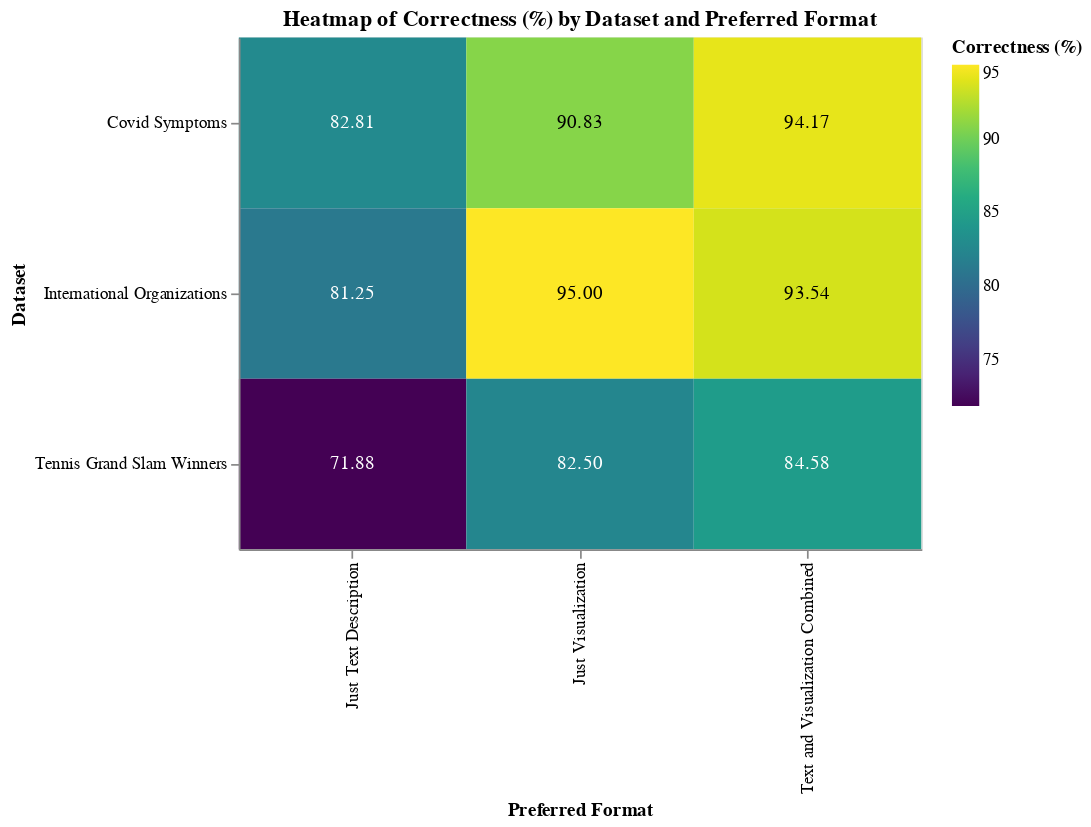

Notebook code cell kept with this figure:
### Code cell
# Group by dataset and preferred format, and calculate the mean correctness
heatmap_correctness_format = merged_df.groupby(['dataset', 'preferred_format'])['correctness'].mean().reset_index()

# Create the heatmap for correctness
heatmap_correctness_format_chart = alt.Chart(heatmap_correctness_format).mark_rect().encode(
    x=alt.X('preferred_format:O', title='Preferred Format'),
    y=alt.Y('dataset:O', title='Dataset'),
    color=alt.Color('correctness:Q', scale=alt.Scale(scheme='viridis'), title='Correctness (%)'),
    tooltip=['preferred_format', 'dataset', 'correctness']
).properties(
    width=400,
    height=300,
    title='Heatmap of Correctness (%) by Dataset and Preferred Format'
)

# Add the text labels showing correctness percentage
text_labels_format = alt.Chart(heatmap_correctness_format).mark_text(baseline='middle').encode(
    x=alt.X('preferred_format:O', title='Preferred Format'),
    y=alt.Y('dataset:O', title='Dataset'),
    text=alt.Text('correctness:Q', format=".2f"),  # Format to show 2 decimal places
    color=alt.condition(
        alt.datum.correctness > heatmap_correctness_format['correctness'].mean(),
        alt.value('black'),  # Set text color to black for better contrast
        alt.value('white')   # Set text color to white otherwise
    )
)

# Layer the heatmap and text
final_chart_format = heatmap_correctness_format_chart + text_labels_format

# Display the final chart
final_chart_format.display()

### Figure 1 — Vega-Lite specification as saved in the notebook (floating-point values rounded to 4 significant figures)
{"config": {"view": {"continuousWidth": 300, "continuousHeight": 300}}, "layer": [{"mark": {"type": "rect"}, "encoding": {"color": {"field": "correctness", "scale": {"scheme": "viridis"}, "title": "Correctness (%)", "type": "quantitative"}, "tooltip": [{"field": "preferred_format", "type": "nominal"}, {"field": "dataset", "type": "nominal"}, {"field": "correctness", "type": "quantitative"}], "x": {"field": "preferred_format", "title": "Preferred Format", "type": "ordinal"}, "y": {"field": "dataset", "title": "Dataset", "type": "ordinal"}}, "title": "Heatmap of Correctness (%) by Dataset and Preferred Format"}, {"mark": {"type": "text", "baseline": "middle"}, "encoding": {"color": {"condition": {"test": "(datum.correctness > 86.28472222222223)", "value": "black"}, "value": "white"}, "text": {"field": "correctness", "format": ".2f", "type": "quantitative"}, "x": {"field": "preferred_format", "title": "Preferred Format", "type": "ordinal"}, "y": {"field": "dataset", "title": "Dataset", "type": "ordinal"}}}], "data": {"name": "data-70a74683ef1709bed9356ce0d5eb9c01"}, "height": 300, "width": 400, "$schema": "https://vega.github.io/schema/vega-lite/v5.20.1.json", "datasets": {"data-70a74683ef1709bed9356ce0d5eb9c01": [{"dataset": "Covid Symptoms", "preferred_format": "Just Text Description", "correctness": 82.81}, {"dataset": "Covid Symptoms", "preferred_format": "Just Visualization", "correctness": 90.83}, {"dataset": "Covid Symptoms", "preferred_format": "Text and Visualization Combined", "correctness": 94.17}, {"dataset": "International Organizations", "preferred_format": "Just Text Description", "correctness": 81.25}, {"dataset": "International Organizations", "preferred_format": "Just Visualization", "correctness": 95.0}, {"dataset": "International Organizations", "preferred_format": "Text and Visualization Combined", "correctness": 93.54}, {"dataset": "Tennis Grand Slam Winners", "preferred_format": "Just Text Description", "correctness": 71.88}, {"dataset": "Tennis Grand Slam Winners", "preferred_format": "Just Visualization", "correctness": 82.5}, {"dataset": "Tennis Grand Slam Winners", "preferred_format": "Text and Visualization Combined", "correctness": 84.58}]}}
